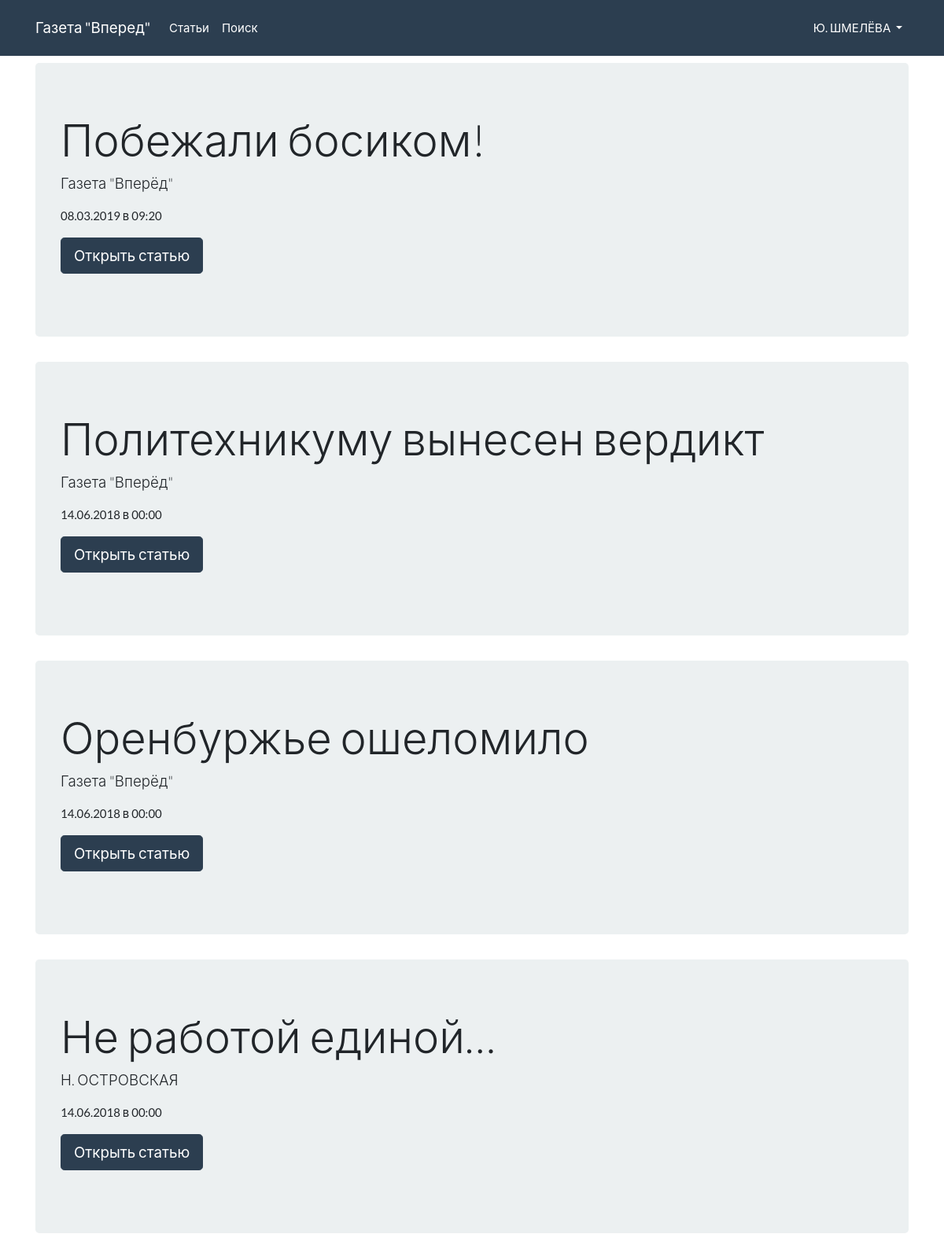
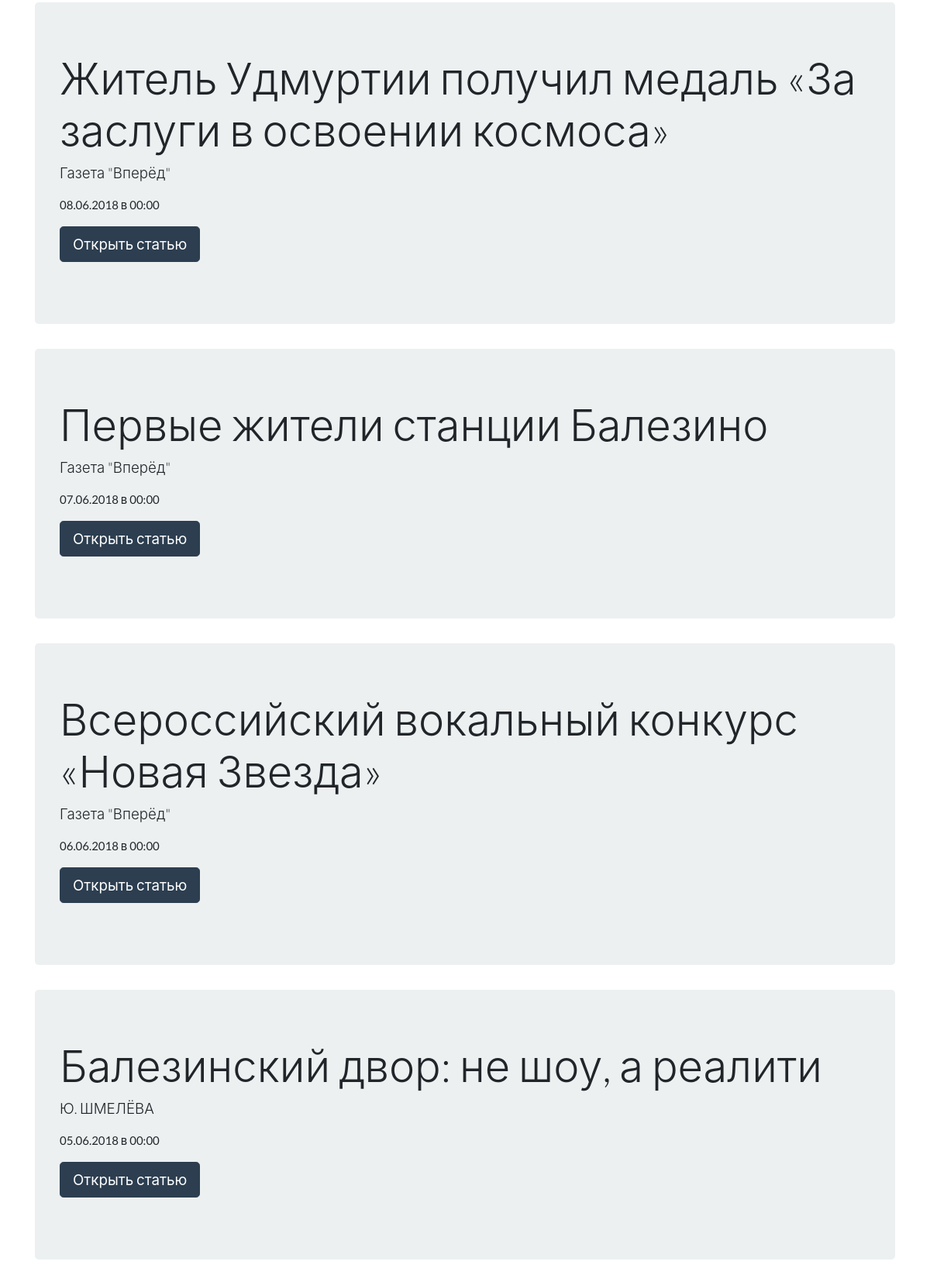
Screenshot of / (signed in, upper part) with the database file from the repository (2 pictures, top to bottom).
### tables this page shows
CREATE TABLE "posts" (
	`ID`	INTEGER PRIMARY KEY AUTOINCREMENT,
	`Name`	TEXT NOT NULL,
	`Author`	INTEGER,
	`Date`	INTEGER DEFAULT 0,
	`Content`	TEXT,
	FOREIGN KEY(`Author`) REFERENCES `authors`(`ID`)
);

### includes/sqlite.php (called while the page is built, shortened)
<?php
class DB
{
    private $db;
    public function __construct($dbfile = ':memory:')
    {
        $this->db = new SQLite3($dbfile);
        $this->db->createFunction('lower', 'lower');
    }
    public function query(string $query)
    {
        $result = $this->db->query($query);
        $array = array();
        while ($row = $result->fetchArray()) {
            $array[] = $row;
        }
        return $array;
    }
    public function select($table, $fields = '*', string $where = '1', $order = array(), int $limit = -1, int $offset = 0)
    {
        $_order = '';
        $countOrder = count($order);
        if ($countOrder > 0) {
            if ($countOrder == 1) {
                $_order .= '`' . $order[0] . '`';
            } else {
                $_order .= '`' . $order[0] . '` ' . $order[1];
            }
            $order = 'ORDER BY ' . $_order;
        } else {
            $order = '';
        }
        if ($limit >= 0) {
            $limit = 'LIMIT ' . $offset . ', ' . $limit;
        } else {
            $limit = '';
        }
        if (!is_array($table)) $table = array($table);
        $tables = '';
        $countTables = count($table);
        for($i = 0; $i < $countTables; $i++) {
            $tables .= '`' . $table[$i] . '`';;
        }
        $query = "SELECT $fields FROM $tables WHERE $where $order $limit;";
        $result = $this->query($query);
        return $result;
    }
}

### index.php (the view, shortened to what this page needs)
<?php
include "includes/header.php";
$db = new DB('archive.db');
$posts = $db->select('posts', '*', '1', ['date', 'DESC']);
$_authors = $db->select('authors');
$authors = array();
foreach ($_authors as $author) {
    $authors[$author['ID']] = $author['Name'];
}
?>
    <main class="container">
        <?php foreach ($posts as $post): ?>
            <div class="jumbotron">
                <h1 class="display-4"><?= $post['Name']; ?></h1>
                <p class="lead"><?= $authors[$post['Author']]; ?></p>
                <p><?= date('d.m.Y в H:i', $post['Date']); ?></p>
                <p class="lead">
                    <a class="btn btn-primary btn-lg" href="/post.php?id=<?= $post['ID']; ?>" role="button">Открыть статью</a>
                </p>
            </div>
        <?php endforeach; ?>
    </main>
<?php
include "includes/footer.php";

### style.css (style rules this page uses)
body { padding-top: 80px; }

### rows the page displays
posts: Name "Побежали босиком!", Author "Газета \"Вперёд\"", Date "08.03.2019 в 09:20"
posts: Name "Политехникуму вынесен вердикт", Author "Газета \"Вперёд\"", Date "14.06.2018 в 00:00"
posts: Name "Оренбуржье ошеломило", Author "Газета \"Вперёд\"", Date "14.06.2018 в 00:00"
posts: Name "Не работой единой…", Author "Н. ОСТРОВСКАЯ", Date "14.06.2018 в 00:00"
posts: Name "Житель Удмуртии получил медаль «За заслуги в освоении космоса»", Author "Газета \"Вперёд\"", Date "08.06.2018 в 00:00"
posts: Name "Первые жители станции Балезино", Author "Газета \"Вперёд\"", Date "07.06.2018 в 00:00"
posts: Name "Всероссийский вокальный конкурс «Новая Звезда»", Author "Газета \"Вперёд\"", Date "06.06.2018 в 00:00"
posts: Name "Балезинский двор: не шоу, а реалити", Author "Ю. ШМЕЛЁВА", Date "05.06.2018 в 00:00"

### other values shown
$_SESSION['name'] "Ю. ШМЕЛЁВА"
